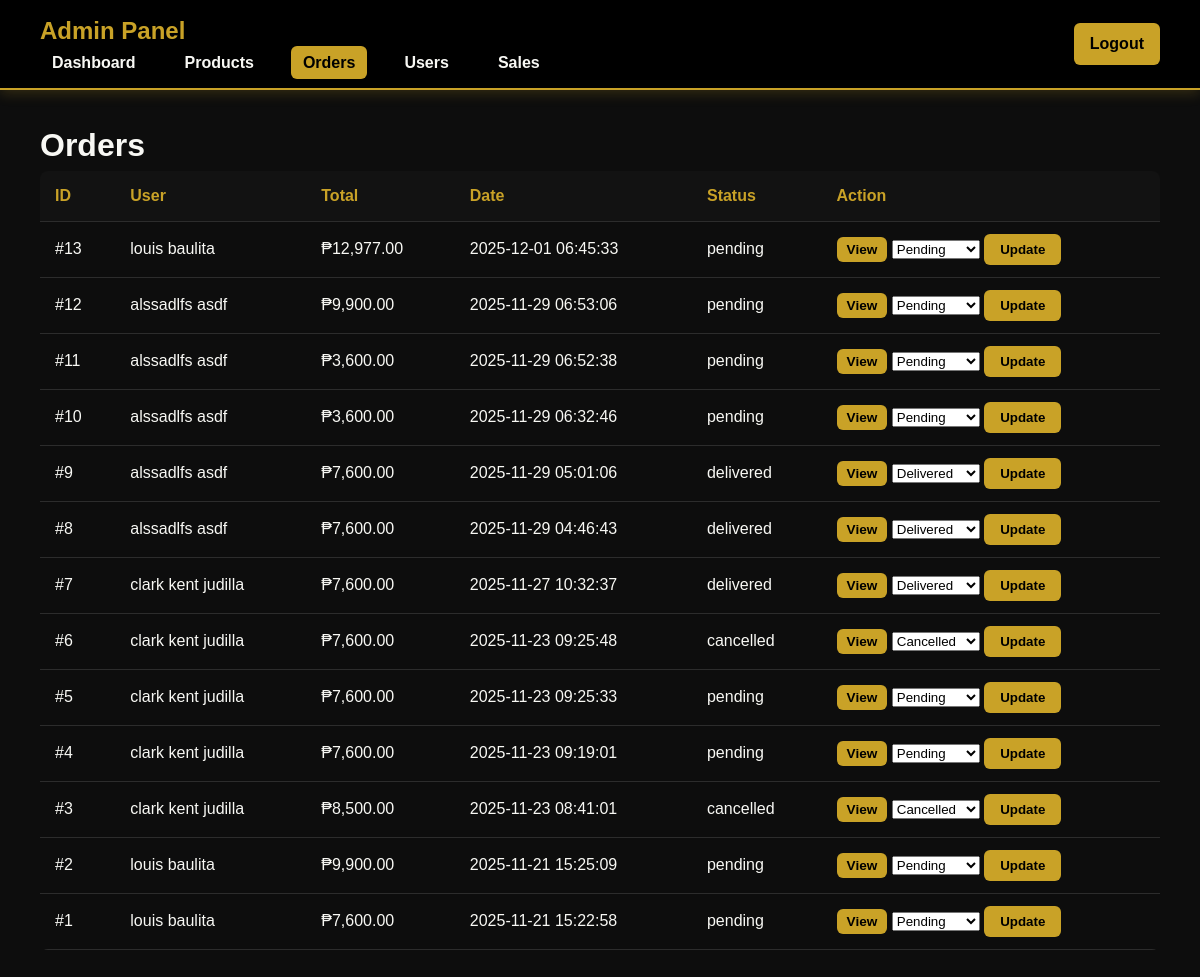
The page /admin/orders.php on the database its author committed.
### tables this page shows
CREATE TABLE `sales` (
  `id` int(11) NOT NULL,
  `user_id` int(11) NOT NULL,
  `total_amount` decimal(10,2) NOT NULL,
  `delivery_fee` decimal(10,2) DEFAULT 0.00,
  `city_id` int(11) DEFAULT NULL,
  `municipality` varchar(100) DEFAULT NULL,
  `province` varchar(100) DEFAULT NULL,
  `phone` varchar(20) DEFAULT NULL,
  `address` text DEFAULT NULL,
  `order_date` timestamp NOT NULL DEFAULT current_timestamp(),
  `status` enum('pending','processing','shipped','delivered','cancelled') DEFAULT 'pending',
  `payment_method` varchar(20) DEFAULT 'gcash'
);

CREATE TABLE `user` (
  `user_id` int(11) NOT NULL,
  `first_name` varchar(100) NOT NULL,
  `last_name` varchar(100) NOT NULL,
  `address` varchar(255) NOT NULL,
  `contact_number` varchar(50) NOT NULL,
  `city_id` int(11) DEFAULT 40,
  `email_address` varchar(150) NOT NULL,
  `password` varchar(255) NOT NULL,
  `created_at` timestamp NOT NULL DEFAULT current_timestamp(),
  `is_admin` tinyint(1) NOT NULL DEFAULT 0
);

### admin/orders.php (the view, shortened to what this page needs)
<?php
include '../connect.php';
$res = $conn->query("
    SELECT s.*, u.first_name, u.last_name
    FROM sales s
    JOIN `user` u ON s.user_id = u.user_id
    ORDER BY s.order_date DESC
");
?>
<!doctype html>
<html lang="en">
<head>
  <link rel="stylesheet" href="dashboard.css">
</head>
<body class="admin-page">
<header class="admin-header">
    <nav class="admin-nav">
        <div class="nav-left">
            <a href="dashboard.php" class="admin-logo">Admin Panel</a>
            <ul class="nav-links">
                <li><a href="dashboard.php" class="<?= basename($_SERVER['PHP_SELF'])=='index.php'?'active':'' ?>">Dashboard</a></li>
                <li><a href="products.php" class="<?= basename($_SERVER['PHP_SELF'])=='products.php'?'active':'' ?>">Products</a></li>
                <li><a href="orders.php" class="<?= basename($_SERVER['PHP_SELF'])=='orders.php'?'active':'' ?>">Orders</a></li>
                <li><a href="users.php" class="<?= basename($_SERVER['PHP_SELF'])=='users.php'?'active':'' ?>">Users</a></li>
                <li><a href="sales.php" class="<?= basename($_SERVER['PHP_SELF'])=='sales.php'?'active':'' ?>">Sales</a></li>
            </ul>
        </div>
        <div class="nav-right">
            <a href="logout.php" class="btn-logout">Logout</a>
        </div>
    </nav>
</header>
<main class="admin-container">
  <h1>Orders</h1>
  <table class="admin-table">
    <thead>
      <tr>
        <th>ID</th>
        <th>User</th>
        <th>Total</th>
        <th>Date</th>
        <th>Status</th>
        <th>Action</th>
      </tr>
    </thead>
    <tbody>
      <?php while($o = $res->fetch_assoc()): ?>
        <tr>
          <td data-label="ID">#<?= $o['id'] ?></td>
          <td data-label="User"><?= htmlspecialchars($o['first_name'].' '.$o['last_name']) ?></td>
          <td data-label="Total">₱<?= number_format($o['total_amount'],2) ?></td>
          <td data-label="Date"><?= $o['order_date'] ?></td>
          <td data-label="Status"><?= htmlspecialchars($o['status']) ?></td>
          <td data-label="Action">
            <a href="order_view.php?sale_id=<?= $o['id'] ?>" class="small-btn">View</a>
            <form method="post" style="display:inline">
              <select name="status">
                <?php foreach(['pending','processing','shipped','delivered','cancelled'] as $s): ?>
                  <option value="<?= $s ?>" <?= $o['status']===$s ? 'selected' : '' ?>><?= ucfirst($s) ?></option>
                <?php endforeach; ?>
              </select>
              <button type="submit" class="small-btn">Update</button>
            </form>
          </td>
        </tr>
      <?php endwhile; ?>
    </tbody>
  </table>
</main>
</body>
</html>

### admin/dashboard.css (style rules this page uses)
* { margin: 0; padding: 0; box-sizing: border-box; }
body.admin-page { font-family: 'Poppins', sans-serif; background-color: #0D0D0D; color: #F8F8F4; line-height: 1.6; overflow-x: hidden; transition: background-color 0.3s ease, color 0.3s ease; }
.admin-header, .admin-nav { display: flex; justify-content: space-between; align-items: center; padding: 12px 40px; background-color: #000; border-bottom: 2px solid #C9A227; box-shadow: 0 4px 12px rgba(201, 162, 39, 0.2); position: fixed; top: 0; left: 0; width: 100%; z-index: 1000; transition: background-color 0.3s ease, border-color 0.3s ease, box-shadow 0.3s ease; }
.admin-logo { color: #C9A227; font-weight: 700; text-decoration: none; font-size: 1.5rem; transition: transform 0.3s ease, color 0.3s ease; }
.nav-links { display: flex; gap: 25px; list-style: none; }
.nav-links li a { text-decoration: none; color: #F8F8F4; font-weight: 600; padding: 8px 12px; border-radius: 6px; transition: all 0.3s ease; }
.nav-links li a.active, .nav-links li a:hover { color: #000; background-color: #C9A227; }
.nav-right { display: flex; gap: 15px; align-items: center; }
.btn-logout, .theme-btn, .small-btn { background-color: #C9A227; color: #000; padding: 8px 16px; border-radius: 6px; font-weight: 600; text-decoration: none; border: none; cursor: pointer; transition: all 0.3s ease; }
.admin-container { padding: 120px 40px 40px 40px; max-width: 1200px; margin: auto; }
.admin-table { width: 100%; border-collapse: collapse; border-radius: 8px; overflow: hidden; transition: background-color 0.3s ease, color 0.3s ease; }
.admin-table th, .admin-table td { padding: 12px 15px; text-align: left; border-bottom: 1px solid #2C2C2C; }
.admin-table th { background-color: #121212; color: #C9A227; font-weight: 600; }
.admin-table td a.small-btn { padding: 5px 10px; font-size: 0.85rem; }

### rows shown on the page
sales: id "13", user.last_name "louis baulita", total_amount "12,977.00", order_date "2025-12-01 06:45:33", status "pending", status "Pending"
sales: id "12", user.last_name "alssadlfs asdf", total_amount "9,900.00", order_date "2025-11-29 06:53:06", status "pending", status "Pending"
sales: id "11", user.last_name "alssadlfs asdf", total_amount "3,600.00", order_date "2025-11-29 06:52:38", status "pending", status "Pending"
sales: id "10", user.last_name "alssadlfs asdf", total_amount "3,600.00", order_date "2025-11-29 06:32:46", status "pending", status "Pending"
sales: id "9", user.last_name "alssadlfs asdf", total_amount "7,600.00", order_date "2025-11-29 05:01:06", status "delivered", status "Delivered"
sales: id "8", user.last_name "alssadlfs asdf", total_amount "7,600.00", order_date "2025-11-29 04:46:43", status "delivered", status "Delivered"
sales: id "7", user.last_name "clark kent judilla", total_amount "7,600.00", order_date "2025-11-27 10:32:37", status "delivered", status "Delivered"
sales: id "6", user.last_name "clark kent judilla", total_amount "7,600.00", order_date "2025-11-23 09:25:48", status "cancelled", status "Cancelled"
sales: id "5", user.last_name "clark kent judilla", total_amount "7,600.00", order_date "2025-11-23 09:25:33", status "pending", status "Pending"
sales: id "4", user.last_name "clark kent judilla", total_amount "7,600.00", order_date "2025-11-23 09:19:01", status "pending", status "Pending"
sales: id "3", user.last_name "clark kent judilla", total_amount "8,500.00", order_date "2025-11-23 08:41:01", status "cancelled", status "Cancelled"
sales: id "2", user.last_name "louis baulita", total_amount "9,900.00", order_date "2025-11-21 15:25:09", status "pending", status "Pending"
sales: id "1", user.last_name "louis baulita", total_amount "7,600.00", order_date "2025-11-21 15:22:58", status "pending", status "Pending"
